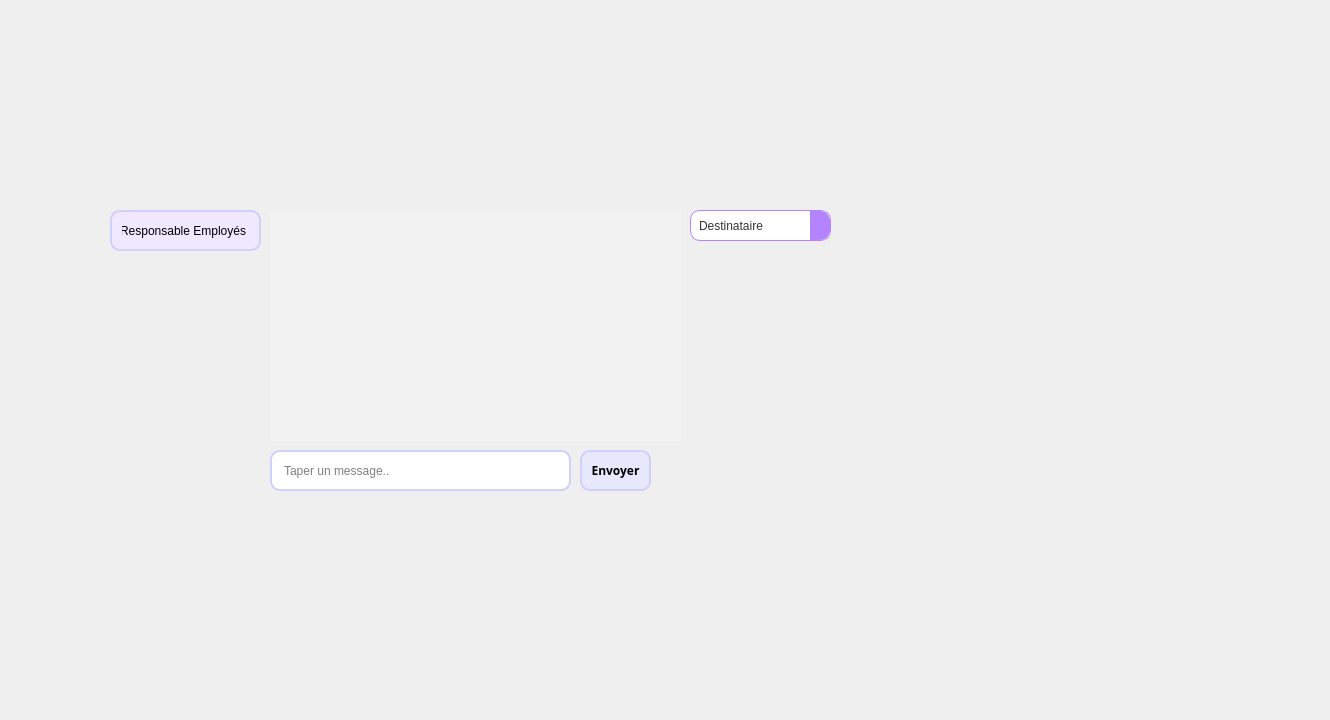
      <widget class="QWidget" name="tab_22">
       <attribute name="title">
        <string>ChatBox</string>
       </attribute>
       <widget class="QLineEdit" name="emp_msg_3">
        <property name="geometry">
         <rect>
          <x>270</x>
          <y>450</y>
          <width>301</width>
          <height>41</height>
         </rect>
        </property>
        <property name="styleSheet">
         <string notr="true">QLineEdit#emp_msg_3 {
    border: 2px solid #D1D0FB; /* Lighter blue border */
    border-radius: 10px;
    padding: 10px;
    background-color: #ffffff; /* White background */
}

QLineEdit#lineEdit_chatbox:focus {
    border-color: #92c9ff; /* Focused border color */
}

QLineEdit#lineEdit_chatbox::placeholder {
    color: #999999; /* Placeholder text color */
}</string>
        </property>
        <property name="text">
         <string/>
        </property>
        <property name="placeholderText">
         <string>Taper un message..</string>
        </property>
       </widget>
       <widget class="QListWidget" name="emp_chat_2">
        <property name="geometry">
         <rect>
          <x>270</x>
          <y>210</y>
          <width>411</width>
          <height>231</height>
         </rect>
        </property>
        <property name="styleSheet">
         <string notr="true">QListWidget {
    border: 0px solid #D1D0FB;
    background-color: #f2f2f2;
    padding: 10px;
}

QListWidget::item {
    margin-bottom: 10px;
    padding: 10px;
    border-radius: 8px;
    max-width: 70%;
    background-color: #6ec6ff; /* Light blue */
}

QListWidget::item:alternate {
    align-self: flex-end;
    background-color: #dff2ff; /* Light blue */
}

QListWidget::item:selected {
    background-color: #b7e1fc; /* Lighter blue */
}

QListWidget::item:hover {
    background-color: #ebf9ff; /* Lighter hover color */
}

QListWidget::item:selected:active {
    background-color: #92c9ff; /* Active selection color */
}

QListWidget::item::text {
    color: #333; /* Text color */
}

QListWidget::item::text:selected {
    color: #000; /* Selected text color */
}
</string>
        </property>
       </widget>
       <widget class="QComboBox" name="emp_services_2">
        <property name="geometry">
         <rect>
          <x>690</x>
          <y>210</y>
          <width>141</width>
          <height>31</height>
         </rect>
        </property>
        <property name="styleSheet">
         <string notr="true">QComboBox#emp_services_2 {
    border: 1px solid #b483ff; /* Light purple border */
    border-radius: 10px;
    padding: 8px;
    background-color: #ffffff; /* White background */
    color: #333333; /* Text color */
}

QComboBox#emp_services_2:focus {
    border-color: #a35ad6; /* Focused border color */
}

QComboBox#emp_services_2::drop-down {
    subcontrol-origin: padding;
    subcontrol-position: top right;
    width: 20px; /* Adjust the width of the drop-down button */
    border-left: none; /* Remove the border on the left side of the drop-down button */
    border-top-right-radius: 10px; /* Rounded corner for the top-right of the drop-down button */
    border-bottom-right-radius: 10px; /* Rounded corner for the bottom-right of the drop-down button */
    background-color: #b483ff; /* Light purple background for the drop-down button */
}

QComboBox#emp_services_2::down-arrow {
    image: url(&quot;://arrow_down.png&quot;); /* Set a custom image for the drop-down arrow */
    width: 16px; /* Adjust the width of the arrow */
    height: 16px; /* Adjust the height of the arrow */
}</string>
        </property>
        <item>
         <property name="text">
          <string>Destinataire</string>
         </property>
        </item>
        <item>
         <property name="text">
          <string>Responsable POD</string>
         </property>
        </item>
        <item>
         <property name="text">
          <string>Responsable Sponsoring</string>
         </property>
        </item>
        <item>
         <property name="text">
          <string>Responsable Trésorier</string>
         </property>
        </item>
        <item>
         <property name="text">
          <string>Responsable Invités</string>
         </property>
        </item>
        <item>
         <property name="text">
          <string>Responsable Logistique</string>
         </property>
        </item>
       </widget>
       <widget class="QLineEdit" name="emp_sender_2">
        <property name="geometry">
         <rect>
          <x>110</x>
          <y>210</y>
          <width>151</width>
          <height>41</height>
         </rect>
        </property>
        <property name="styleSheet">
         <string notr="true">QLineEdit#emp_sender_2 {
    border: 2px solid #D1D0FB; /* Bordure bleue plus claire */
    border-radius: 10px;
    padding: 10px;
    background-color: #f0e8ff; /* Fond violet clair */
}

QLineEdit#emp_sender_2:focus {
    border-color: #92c9ff; /* Couleur de bordure lorsqu'il est en focus */
}

QLineEdit#emp_sender_2::placeholder {
    color: #999999; /* Couleur du texte de l'indicateur */
}</string>
        </property>
        <property name="text">
         <string>Responsable Employés</string>
        </property>
       </widget>
       <widget class="QPushButton" name="emp_chatbox_2">
        <property name="geometry">
         <rect>
          <x>580</x>
          <y>450</y>
          <width>71</width>
          <height>41</height>
         </rect>
        </property>
        <property name="font">
         <font>
          <family>Space Grotesk</family>
          <weight>75</weight>
          <bold>true</bold>
         </font>
        </property>
        <property name="styleSheet">
         <string notr="true">QLabel {
    font-family: &quot;Space Grotesk&quot;;
}
/* Push Button Styling */
QPushButton {
    background-color: #E8E8FD; /* Set the background color for the push button */
    border: 2px solid #D1D0FB; /* Set the border color */
    border-radius: 10px; /* Adjust the radius for the rounded corners */
    color: #000000; /* Set the text color */
    font-family: &quot;Space Grotesk&quot;;

}
QPushButton:hover
{
background-color:rgb(138, 110, 161);
color:white;
}


</string>
        </property>
        <property name="text">
         <string>Envoyer</string>
        </property>
       </widget>
       <widget class="QLabel" name="label_44">
        <property name="geometry">
         <rect>
          <x>10</x>
          <y>0</y>
          <width>991</width>
          <height>201</height>
         </rect>
        </property>
        <property name="styleSheet">
         <string notr="true">background-image: url(&quot;C:/Users/user/Desktop/projet_integration (4)/projet_integration/projet/Group 201 (1).png&quot;);
background-repeat: no-repeat;
background-position: center;
</string>
        </property>
        <property name="text">
         <string/>
        </property>
       </widget>
       <widget class="QLabel" name="label_48">
        <property name="geometry">
         <rect>
          <x>-260</x>
          <y>-10</y>
          <width>1321</width>
          <height>711</height>
         </rect>
        </property>
        <property name="styleSheet">
         <string notr="true">background-image:url(:/tsawer/background.png)</string>
        </property>
        <property name="text">
         <string/>
        </property>
       </widget>
       <zorder>label_48</zorder>
       <zorder>emp_msg_3</zorder>
       <zorder>emp_chat_2</zorder>
       <zorder>emp_services_2</zorder>
       <zorder>emp_sender_2</zorder>
       <zorder>emp_chatbox_2</zorder>
       <zorder>label_44</zorder>
      </widget>
